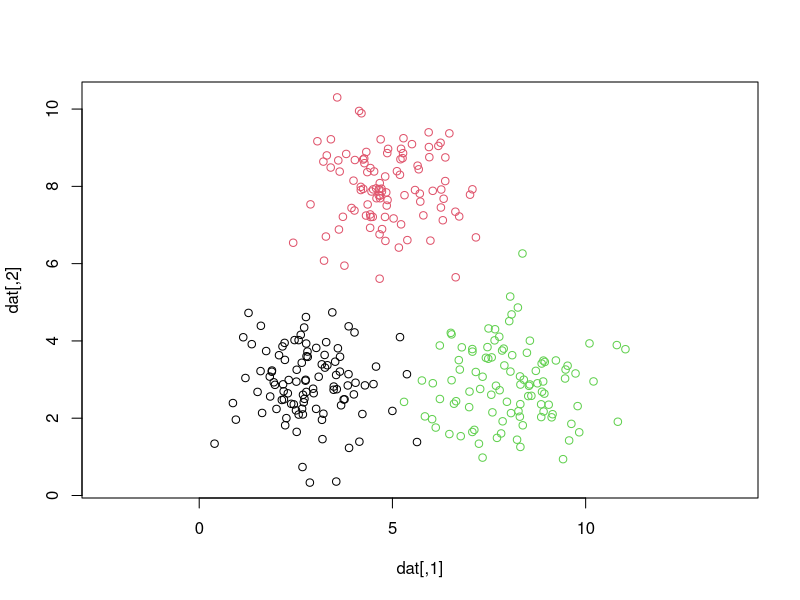
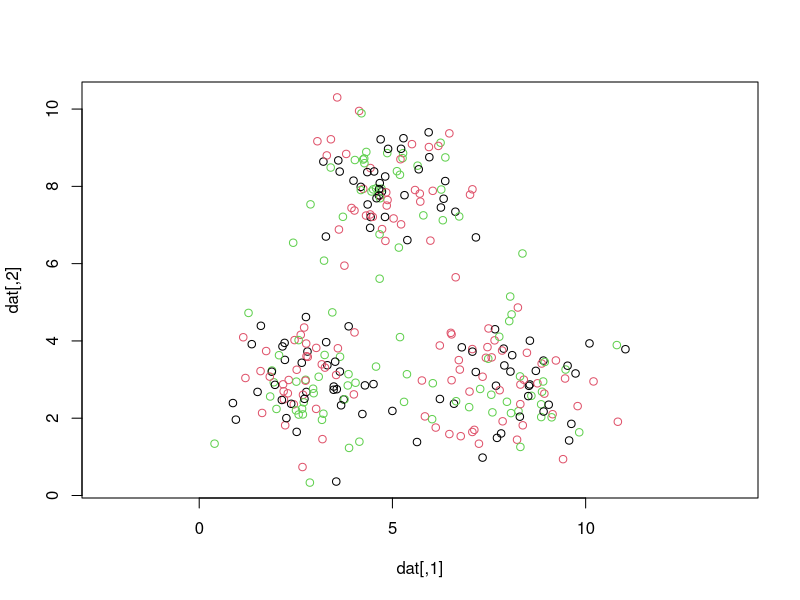
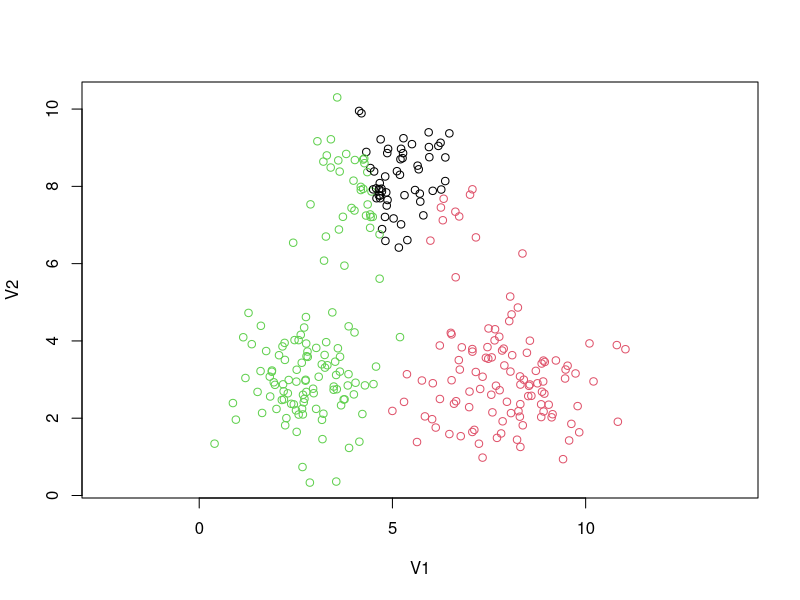
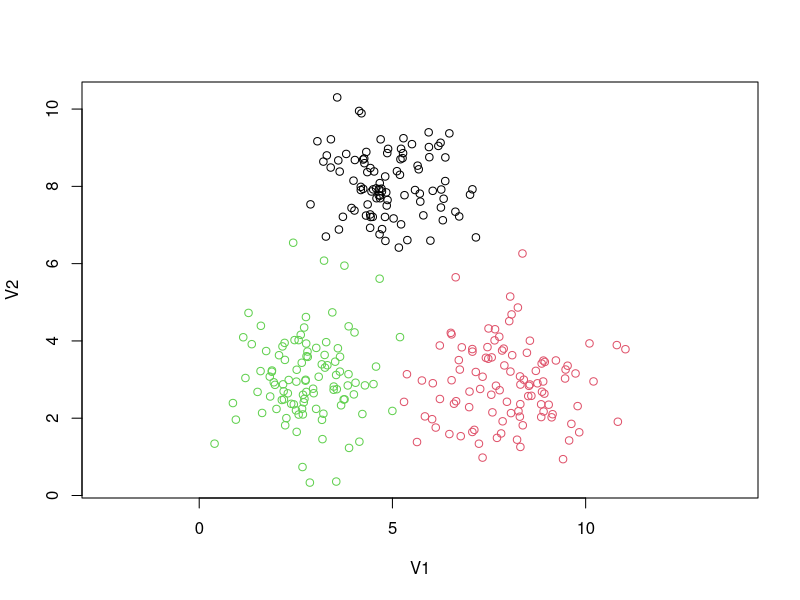
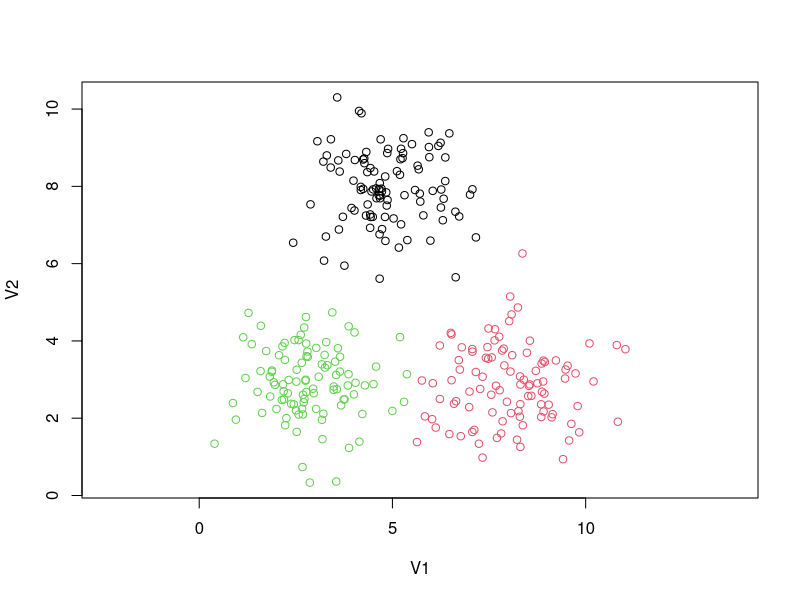
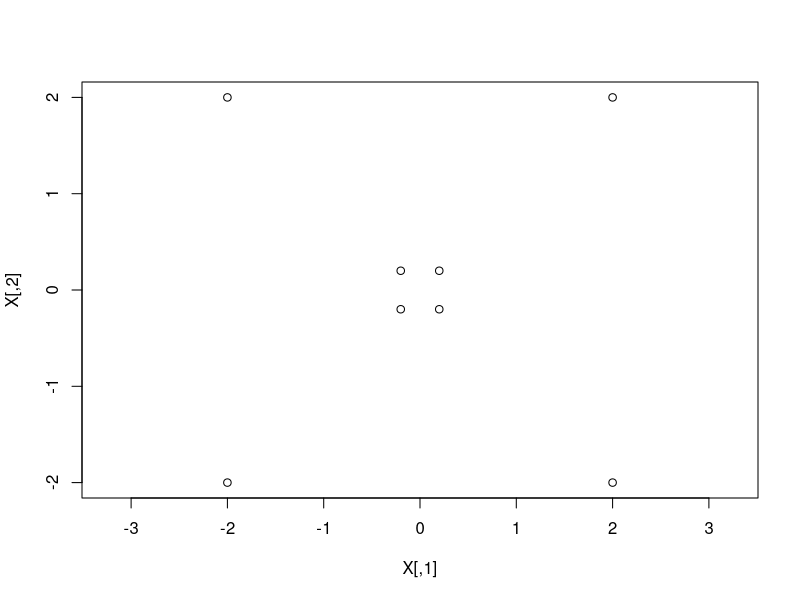
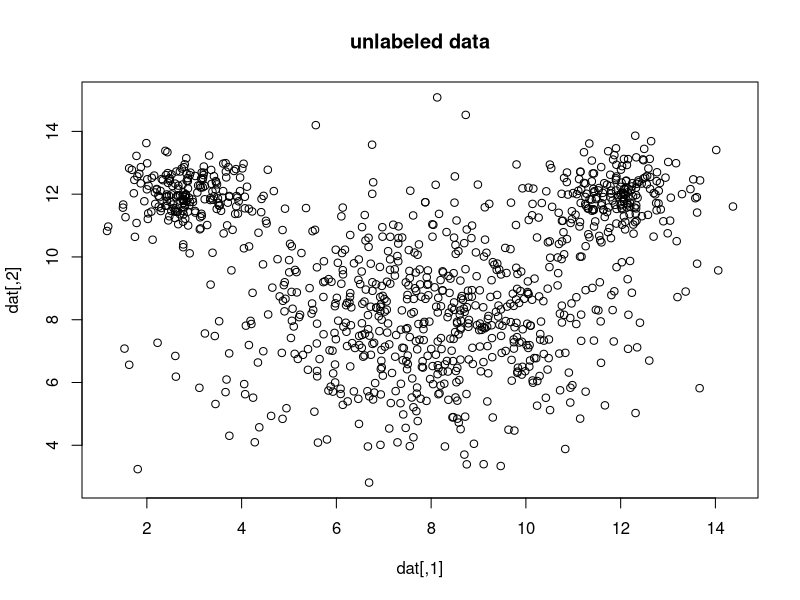
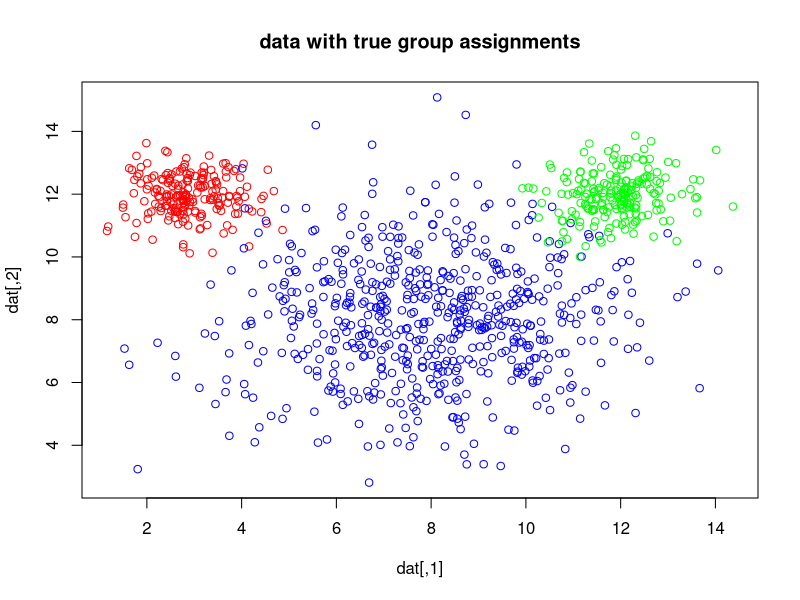

Here is the R script that generated these plots, in order:
## ---- chunk 1
# Don't change this code. It will be used to generate the data.
set.seed(2019)
library(mvtnorm)
cv <- matrix(c(1,0,0,1), ncol=2)
j <- rmvnorm(100, mean = c(3,3), sigma = cv)
k <- rmvnorm(100, mean = c(5,8), sigma = cv)
l <- rmvnorm(100, mean = c(8,3), sigma = cv)
dat <- rbind(j,k,l)
true_groups <- as.factor(c(rep("j",100),rep("k",100),rep("l",100) ))
plot(dat, col=true_groups, asp = 1)
## ---- chunk 2
# do not modify this code
set.seed(2019)
assignments <- factor(sample(c(1,2,3), 300, replace = TRUE)) # initial groupings that you will need to update
plot(dat, col = assignments, asp = 1)  # initial plot
## ---- chunk 3
# write your code here
library(dplyr)
dat <- as.data.frame(dat)
dat$assignments <- assignments
distances <- function(point, means){
  # write code here
  # return(c(A = dist_to_centroid_A, B = dist_to_centroid_B, C = dist_to_centroid_C))
  n <- nrow(point)
  dist_to_centroid_A <- rep(NA,n)
  dist_to_centroid_B <- rep(NA,n)
  dist_to_centroid_C <- rep(NA,n)
  for( i in 1:n){
  dist_to_centroid_A[i] <- sqrt((point[i,1] - means[1,2])^2 + (point[i,2] - means[1,3])^2)
  dist_to_centroid_B[i] <- sqrt((point[i,1] - means[2,2])^2 + (point[i,2] - means[2,3])^2)
  dist_to_centroid_C[i] <- sqrt((point[i,1] - means[3,2])^2 + (point[i,2] - means[3,3])^2)
  }
  return(cbind(dist_to_centroid_A,dist_to_centroid_B,dist_to_centroid_C))
}

converged = FALSE
while(!converged){
  # write code here...
  means <- dat %>% group_by(assignments) %>% summarise(x1=mean(V1),x2=mean(V2))
  dist <- distances(dat,means)
  assignments_new <- apply(dist,1,which.min)
  if(all(assignments_new == dat$assignments)){
    converged = TRUE
  }else{
    dat$assignments <- assignments_new
    plot(dat[,1:2], col = assignments_new, asp = 1)
  }
}
table(assignments_new,true_groups)
## ---- chunk 4
X <- matrix(c(
  0.2,  0.2,
  0.2, -0.2,
 -0.2,  0.2,
 -0.2, -0.2,
    2,  2, 
    2, -2,
   -2, -2,
   -2,  2),
  byrow = TRUE,
  ncol = 2)
plot(X, asp = 1)
## ---- chunk 5
phi <- function(x){
  c(x[1]^2, x[2]^2,sqrt(2)*x[1]*x[2]) # change this
}

transformed <- t(apply(X, 1, FUN = phi))
transformed
## ---- chunk 6
assignments <- c(2,rep(1,7))
df <- data.frame(transformed, assignments)
means <- df %>% group_by(assignments) %>% summarise(x1=mean(X1),x2=mean(X2),x3=mean(X3))
means <- as.matrix(means[,-1])
means
## ---- chunk 7
dis_1 <- rep(NA,8)
dis_2 <- rep(NA,8)
for(i in 1:8){
  dis_1[i] <- (df$X1[i]-means[1,1])^2 + (df$X2[i]-means[1,2])^2 + (df$X3[i]-means[1,3])^2
  dis_2[i] <- (df$X1[i]-means[2,1])^2 + (df$X2[i]-means[2,2])^2 + (df$X3[i]-means[2,3])^2
} 
dist <- cbind(dis_1,dis_2)
dist
## ---- chunk 8
assignments_new <- apply(dist,1,which.min)
Za <- as.integer(assignments_new==1)
Za

Zb <- as.integer(assignments_new==2)
Zb
## ---- chunk 9
N <- nrow(X)
Kernel <- matrix(NA,ncol = N, nrow = N)
for (m in 1:N){
  for (r in 1:N){
    Kernel[m,r] <- (t(X[m,])%*%X[r,])^2
  }
}
Kernel
## ---- chunk 10
Za <- as.integer(assignments==1)
Zb <- as.integer(assignments==2)
double_sum_a <- 0
for(m in 1:N){
  for(r in 1:N){
    double_sum_a <- double_sum_a + Za[m]*Za[r]*Kernel[m,r]
  }
}
distance_a <- rep(NA,N)
N_a <- sum(Za)
for(n in 1:N){
  distance_a[n] <- Kernel[n,n] - 2/N_a * sum(Za*Kernel[n,]) + 1/N_a^2 * double_sum_a
}

distance_b <- rep(NA,N)
N_b <- sum(Zb)
double_sum_b <- sum( (Zb %*% t(Zb)) * Kernel )
for(n in 1:N){
  distance_b[n] <- Kernel[n,n] - 2/N_b * sum(Zb*Kernel[n,]) + 1/N_b^2 * double_sum_b
}

distance_k <- cbind(distance_a,distance_b)
distance_k
## ---- chunk 11
assignments_new <- apply(distance_k,1,which.min)
Za <- as.integer(assignments_new==1)
Za
Zb <- as.integer(assignments_new==2)
Zb
## ---- chunk 12
# Don't change this code. It will be used to generate the data.
set.seed(2019)
library(mvtnorm)
cv <- matrix(c(1,0,0,1), ncol=2)
j <- rmvnorm(200, mean = c(3,12), sigma = .5*cv)
k <- rmvnorm(600, mean = c(8,8), sigma = 4*cv)
l <- rmvnorm(200, mean = c(12,12), sigma = .5*cv)
dat <- rbind(j,k,l)
em_true_groups <- as.factor(c(rep("j",200),rep("k",600),rep("l",200) ))
plot(dat, main = "unlabeled data")
col = c("red", "blue", "green")
plot(dat, col = col[em_true_groups], main = "data with true group assignments")
## ---- chunk 13
# use these initial arbitrary values
N <- dim(dat)[1]  # number of data points
alpha <- c(0.2,0.3,0.5)  # arbitrary starting mixing parameters
mu <- matrix(  # arbitrary means
    c(5,8,
      7,8,
      9,8),
    nrow = 3, byrow=TRUE
)
sig1 <- matrix(c(1,0,0,1), nrow=2)  # three arbitrary covariance matrices
sig2 <- matrix(c(1,0,0,1), nrow=2)
sig3 <- matrix(c(1,0,0,1), nrow=2)

## write your code here
converged <- FALSE
assign_old <- rep(0,N)
while(!converged){
  likelihood_a <- dmvnorm(dat,mean=mu[1,],sig1)
  likelihood_b <- dmvnorm(dat,mean=mu[2,],sig2)
  likelihood_c <- dmvnorm(dat,mean=mu[3,],sig3)
  marginal <- likelihood_a*alpha[1]+likelihood_b*alpha[2]+likelihood_c*alpha[3]
  w <- cbind(likelihood_a*alpha[1]/marginal,likelihood_b*alpha[2]/marginal,likelihood_c*alpha[3]/marginal)
  assign_new <- apply(w,1,which.max)
  
  N_k <- colSums(w)
  alpha_new <- N_k/N
  mu_k_new <- rbind(t(w[,1])%*%dat/N_k[1],t(w[,2])%*%dat/N_k[2],t(w[,3])%*%dat/N_k[3])
  
  sum_var1 <- 0
  for(i in 1:N){
    sum_var1<-sum_var1+(dat[i,]-mu_k_new[1,])%*%t(dat[i,]-mu_k_new[1,])*w[i,1]
  }
  sigma1_new <- sum_var1/N_k[1]
  
  sum_var2 <- 0
  for(i in 1:N){
    sum_var2<-sum_var2+(dat[i,]-mu_k_new[2,])%*%t(dat[i,]-mu_k_new[2,])*w[i,2]
  }
  sigma2_new <- sum_var2/N_k[2]
  
  sum_var3 <- 0
  for(i in 1:N){
    sum_var3<-sum_var3+(dat[i,]-mu_k_new[3,])%*%t(dat[i,]-mu_k_new[3,])*w[i,3]
  }
  sigma3_new <- sum_var3/N_k[3]
  
  
  if(all(assign_old==assign_new)){
    converged <- TRUE
  }else{
    mu <- mu_k_new
    sig1 <- sigma1_new
    sig2 <- sigma2_new
    sig3 <- sigma3_new
    alpha <- alpha_new
    assign_old <- assign_new
  }
}

N_k

mu

sig1
sig2
sig3

km <- kmeans(dat,3)
print(km)
plot(dat, col = col[em_true_groups], main = "Data with true group assignments")
em_assignments <- apply(w,1,which.max)
plot(dat, col = col[em_assignments], main = "Data with EM algorithm assignments")
plot(dat, col = col[km$cluster], main = "Data with Kmeans algorithm assignments")
